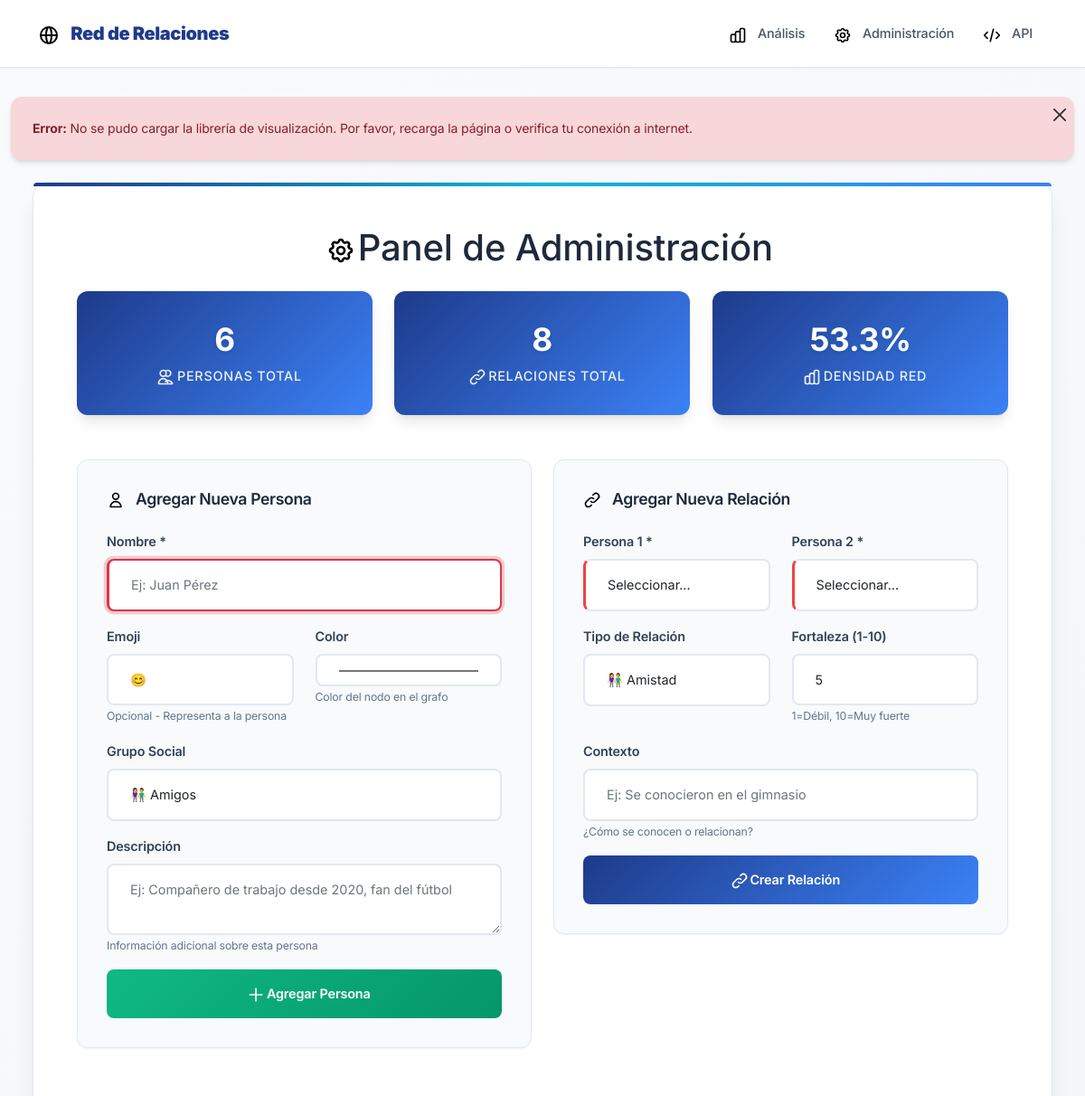
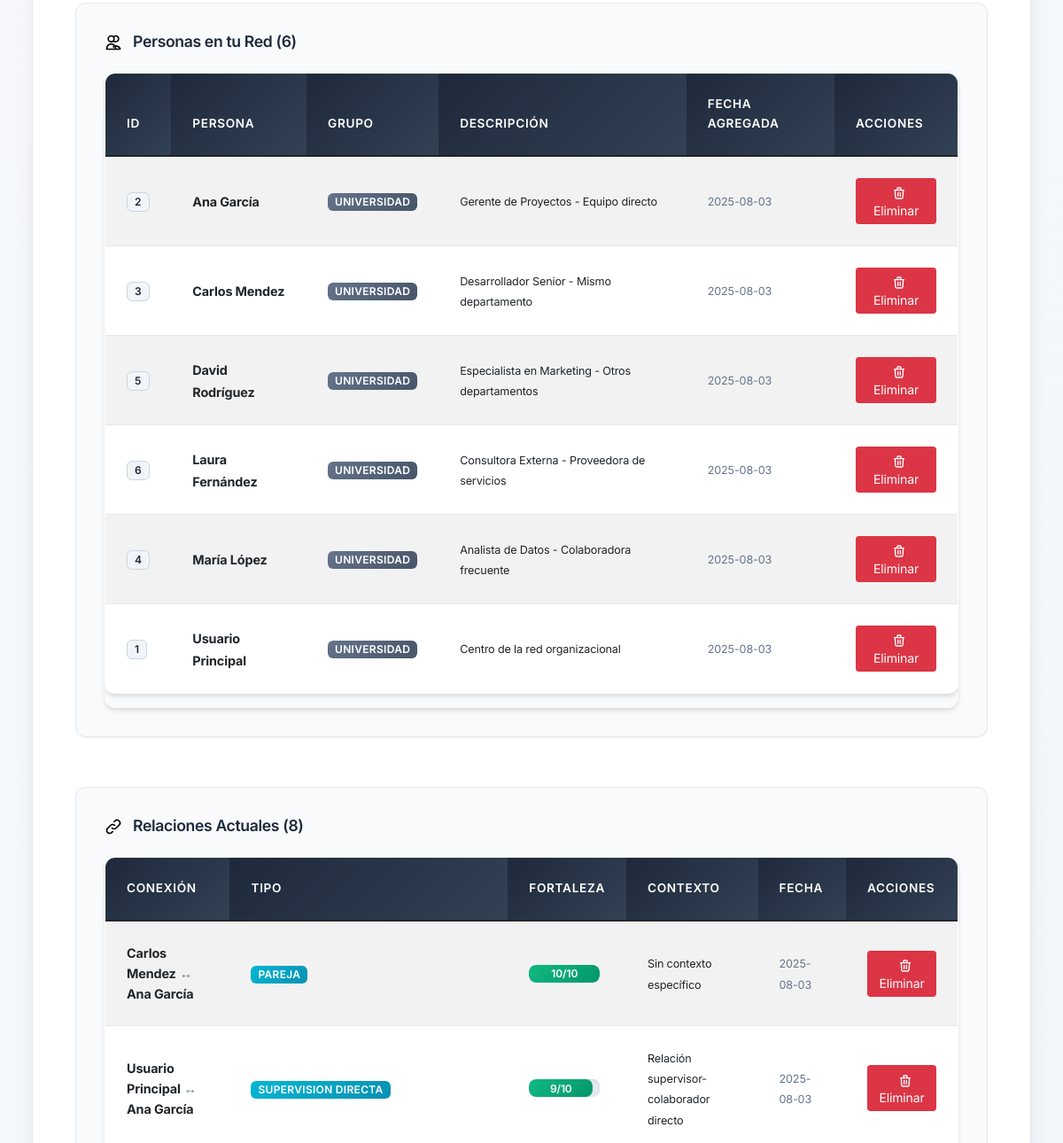
/admin (upper part), run on an earlier commit of the app's database (2 pictures, top to bottom).
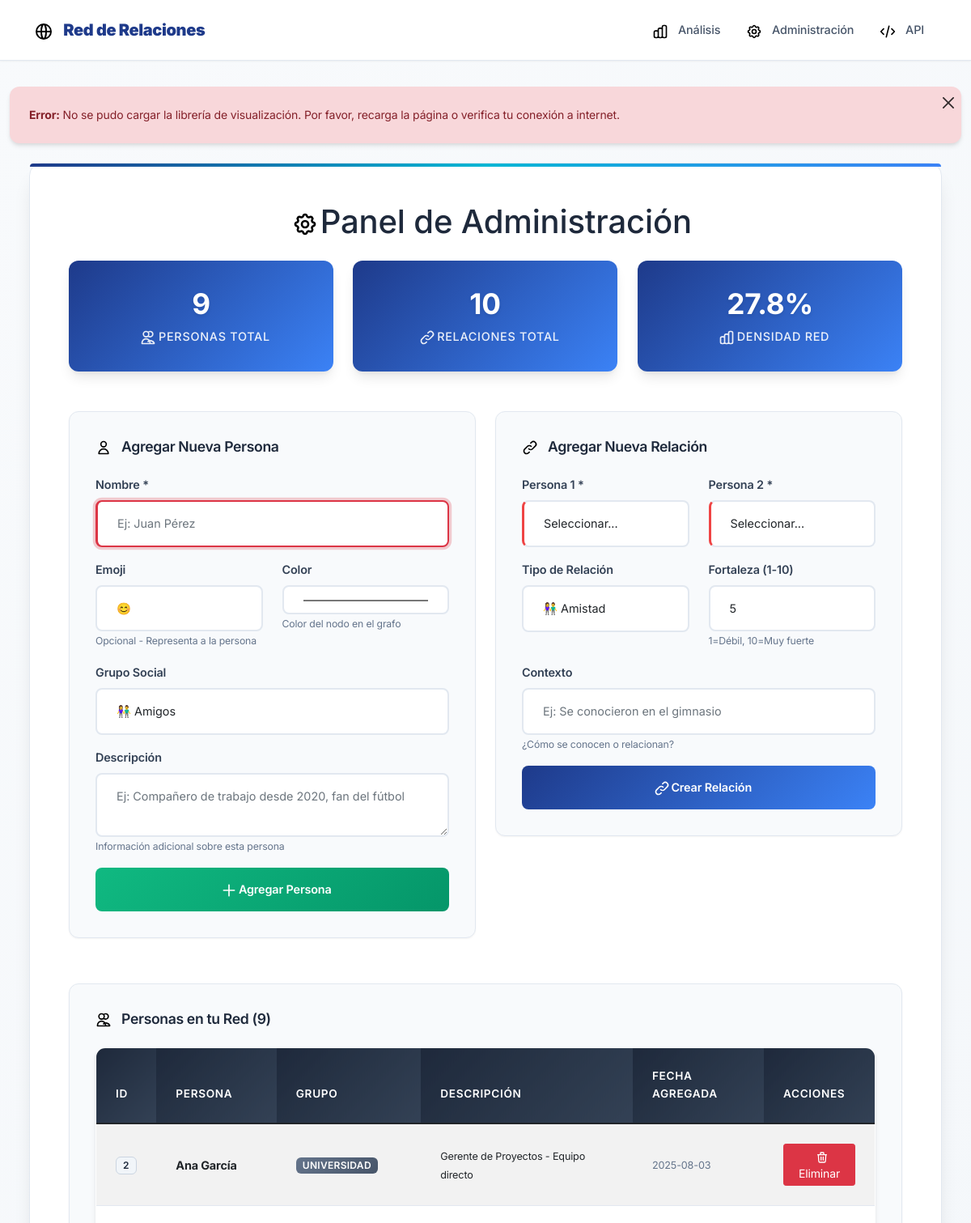
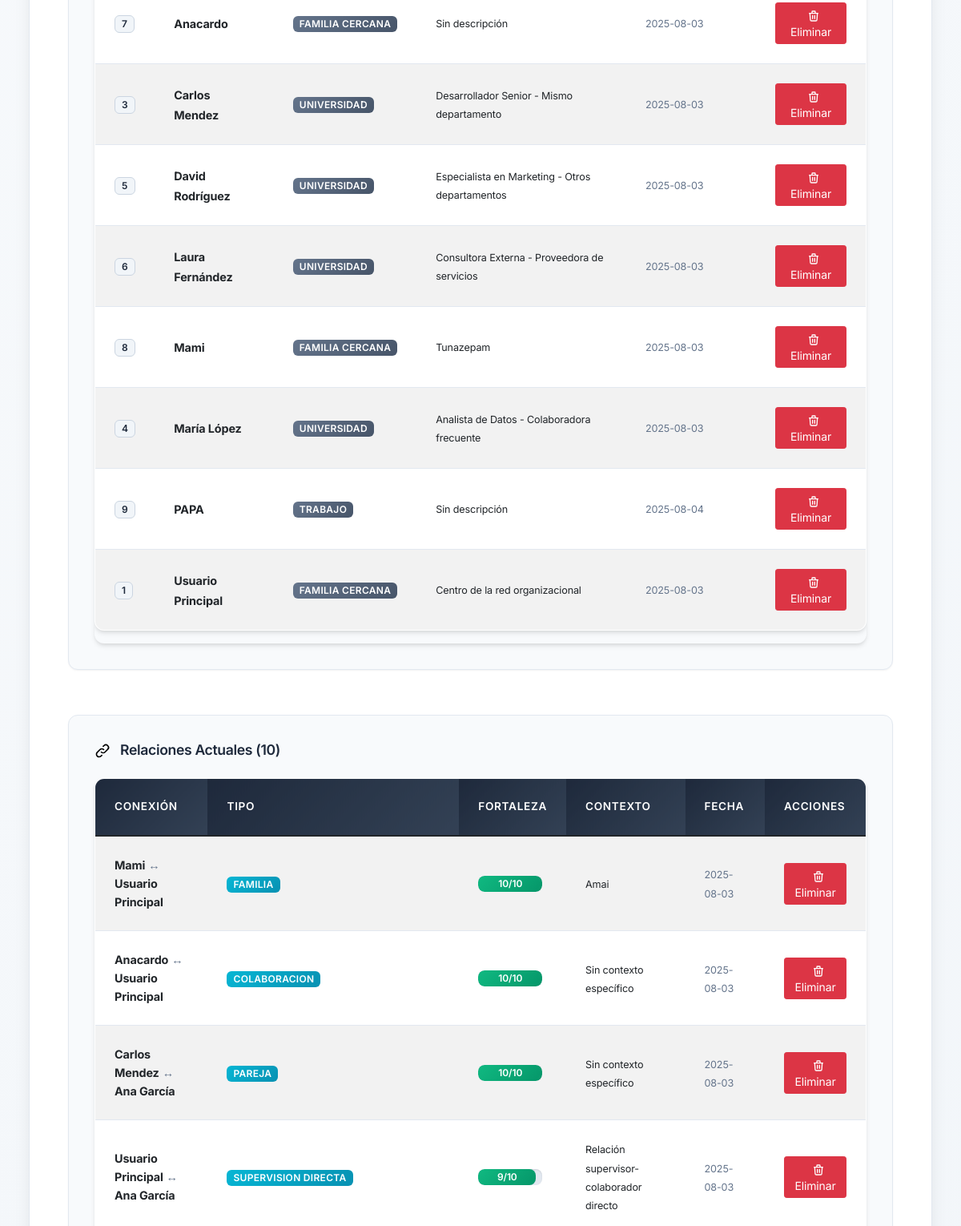
And on a later commit of the database (2 pictures, top to bottom).
### tables this page shows
CREATE TABLE personas (
            id INTEGER PRIMARY KEY AUTOINCREMENT,
            nombre TEXT NOT NULL UNIQUE,
            icono TEXT DEFAULT 'user',
            grupo TEXT DEFAULT 'contactos',
            color TEXT DEFAULT '#3b82f6',
            descripcion TEXT,
            fecha_creacion TIMESTAMP DEFAULT CURRENT_TIMESTAMP
        );

CREATE TABLE relaciones (
            id INTEGER PRIMARY KEY AUTOINCREMENT,
            persona1_id INTEGER,
            persona2_id INTEGER,
            tipo TEXT DEFAULT 'profesional',
            fortaleza INTEGER DEFAULT 5,
            contexto TEXT,
            fecha_creacion TIMESTAMP DEFAULT CURRENT_TIMESTAMP,
            FOREIGN KEY (persona1_id) REFERENCES personas (id),
            FOREIGN KEY (persona2_id) REFERENCES personas (id),
            UNIQUE(persona1_id, persona2_id)
        );

### mi_red_social/app.py (the view)
@app.route('/admin')
def admin():
    conn = get_db_connection()
    personas = conn.execute('SELECT * FROM personas ORDER BY nombre').fetchall()
    relaciones = conn.execute('''
        SELECT r.*, p1.nombre as persona1_nombre, p2.nombre as persona2_nombre
        FROM relaciones r
        JOIN personas p1 ON r.persona1_id = p1.id
        JOIN personas p2 ON r.persona2_id = p2.id
        ORDER BY r.fecha_creacion DESC
    ''').fetchall()
    conn.close()
    return render_template('admin.html', personas=personas, relaciones=relaciones)

### mi_red_social/app.py (called while the page is built)
def get_db_connection():
    conn = sqlite3.connect(DATABASE)
    conn.row_factory = sqlite3.Row
    return conn

### mi_red_social/templates/admin.html (shortened to what this page needs)
{% extends "base.html" %}
{% block content %}
<div class="main-container">
    <h1 class="text-center mb-4">
        <i class="icon icon-settings icon-xl"></i>
        Panel de Administración
    </h1>
    <div class="row mb-4">
        <div class="col-md-4">
            <div class="stats-card">
                <h3>{{ personas|length }}</h3>
                <p class="mb-0">
                    <i class="icon icon-users icon-white"></i>
                    Personas Total
                </p>
            </div>
        </div>
        <div class="col-md-4">
            <div class="stats-card">
                <h3>{{ relaciones|length }}</h3>
                <p class="mb-0">
                    <i class="icon icon-connections icon-white"></i>
                    Relaciones Total
                </p>
            </div>
        </div>
        <div class="col-md-4">
            <div class="stats-card">
                <h3>{{ ((relaciones|length / ((personas|length * (personas|length - 1)) / 2)) * 100)|round(1) if personas|length > 1 else 0 }}%</h3>
                <p class="mb-0">
                    <i class="icon icon-chart icon-white"></i>
                    Densidad Red
                </p>
            </div>
        </div>
    </div>
    <div class="row">
        <div class="col-md-6">
            <div class="admin-panel">
                <h4>
                    <i class="icon icon-user"></i>
                    Agregar Nueva Persona
                </h4>
                <form method="POST" action="{{ url_for('agregar_persona') }}">
                    <div class="mb-3">
                        <label class="form-label">Nombre *</label>
                        <input type="text" class="form-control" name="nombre" required placeholder="Ej: Juan Pérez">
                    </div>
                    <div class="row">
                        <div class="col-md-6">
                            <label class="form-label">Emoji</label>
                            <input type="text" class="form-control" name="emoji" placeholder="😊" maxlength="2">
                            <small class="text-muted">Opcional - Representa a la persona</small>
                        </div>
                        <div class="col-md-6">
                            <label class="form-label">Color</label>
                            <input type="color" class="form-control" name="color" value="#4ecdc4">
                            <small class="text-muted">Color del nodo en el grafo</small>
                        </div>
                    </div>
                    <div class="mb-3 mt-3">
                        <label class="form-label">Grupo Social</label>
                        <select class="form-control" name="grupo">
                            <option value="amigos">👫 Amigos</option>
                        </select>
                    </div>
                    <div class="mb-3">
                        <label class="form-label">Descripción</label>
                        <textarea class="form-control" name="descripcion" rows="2" placeholder="Ej: Compañero de trabajo desde 2020, fan del fútbol"></textarea>
                        <small class="text-muted">Información adicional sobre esta persona</small>
                    </div>
                    <button type="submit" class="btn btn-success btn-custom w-100">
                        <i class="icon icon-plus icon-white"></i>
                        Agregar Persona
                    </button>
                </form>
            </div>
        </div>
        <div class="col-md-6">
            <div class="admin-panel">
                <h4>
                    <i class="icon icon-link"></i>
                    Agregar Nueva Relación
                </h4>
                <form method="POST" action="{{ url_for('agregar_relacion') }}">
                    <div class="row">
                        <div class="col-md-6">
                            <label class="form-label">Persona 1 *</label>
                            <select class="form-control" name="persona1_id" required>
                                <option value="">Seleccionar...</option>
                            </select>
                        </div>
                        <div class="col-md-6">
                            <label class="form-label">Persona 2 *</label>
                            <select class="form-control" name="persona2_id" required>
                                <option value="">Seleccionar...</option>
                            </select>
                        </div>
                    </div>
                    <div class="row mt-3">
                        <div class="col-md-6">
                            <label class="form-label">Tipo de Relación</label>
                            <select class="form-control" name="tipo">
                                <option value="amistad">👫 Amistad</option>
                            </select>
                        </div>
                        <div class="col-md-6">
                            <label class="form-label">Fortaleza (1-10)</label>
                            <input type="number" class="form-control" name="fortaleza" min="1" max="10" value="5">
                            <small class="text-muted">1=Débil, 10=Muy fuerte</small>
                        </div>
                    </div>
                    <div class="mb-3 mt-3">
                        <label class="form-label">Contexto</label>
                        <input type="text" class="form-control" name="contexto" placeholder="Ej: Se conocieron en el gimnasio">
                        <small class="text-muted">¿Cómo se conocen o relacionan?</small>
                    </div>
                    <button type="submit" class="btn btn-primary btn-custom w-100">
                        <i class="icon icon-link icon-white"></i>
                        Crear Relación
                    </button>
                </form>
            </div>
        </div>
    </div>
    <div class="row mt-4">
        <div class="col-12">
            <div class="admin-panel">
                <h4>
                    <i class="icon icon-users"></i>
                    Personas en tu Red ({{ personas|length }})
                </h4>
                <div class="table-responsive">
                    <table class="table table-striped table-hover">
                        <thead class="table-dark">
                            <tr>
                                <th>ID</th>
                                <th>Persona</th>
                                <th>Grupo</th>
                                <th>Descripción</th>
                                <th>Fecha Agregada</th>
                                <th>Acciones</th>
                            </tr>
                        </thead>
                        <tbody>
                            {% for persona in personas %}
                            <tr>
                                <td><span class="badge bg-light text-dark">{{ persona.id }}</span></td>
                                <td>
                                    <strong>{{ persona.nombre }}</strong>
                                </td>
                                <td>
                                    <span class="badge bg-secondary">{{ persona.grupo.replace('_', ' ').title() }}</span>
                                </td>
                                <td>
                                    <small>{{ persona.descripcion or 'Sin descripción' }}</small>
                                </td>
                                <td>
                                    <small class="text-muted">{{ persona.fecha_creacion[:10] if persona.fecha_creacion else 'N/A' }}</small>
                                </td>
                                <td>
                                    {% if persona.nombre != 'Tú' %}
                                    <a href="{{ url_for('eliminar_persona', persona_id=persona.id) }}"
                                       class="btn btn-sm btn-danger"
                                       onclick="return confirm('¿Estás seguro de eliminar a {{ persona.nombre }}? Se eliminarán también todas sus relaciones.')">
                                       <i class="icon icon-trash icon-white icon-sm"></i>
                                       Eliminar
                                    </a>
                                    {% else %}
                                    <span class="badge bg-warning text-dark">
                                        <i class="icon icon-crown icon-sm"></i>
                                        Centro de la Red
                                    </span>
                                    {% endif %}
                                </td>
                            </tr>
                            {% endfor %}
                        </tbody>
                    </table>
                </div>
            </div>
        </div>
    </div>
    <div class="row mt-4">
        <div class="col-12">
            <div class="admin-panel">
                <h4>
                    <i class="icon icon-connections"></i>
                    Relaciones Actuales ({{ relaciones|length }})
                </h4>
                <div class="table-responsive">
                    <table class="table table-striped table-hover">
                        <thead class="table-dark">
                            <tr>
                                <th>Conexión</th>
                                <th>Tipo</th>
                                <th>Fortaleza</th>
                                <th>Contexto</th>
                                <th>Fecha</th>
                                <th>Acciones</th>
                            </tr>
                        </thead>
                        <tbody>
                            {% for relacion in relaciones %}
                            <tr>
                                <td>
                                    <strong>{{ relacion.persona1_nombre }}</strong>
                                    <span class="text-muted">↔</span>
                                    <strong>{{ relacion.persona2_nombre }}</strong>
                                </td>
                                <td>
                                    <span class="badge bg-info">{{ relacion.tipo.replace('_', ' ').title() }}</span>
                                </td>
                                <td>
                                    <div class="progress" style="height: 20px; width: 80px;">
                                        <div class="progress-bar{% if relacion.fortaleza >= 8 %} bg-success{% elif relacion.fortaleza >= 6 %} bg-warning{% elif relacion.fortaleza >= 4 %} bg-info{% else %} bg-secondary{% endif %}" style="width: {{ relacion.fortaleza * 10 }}%;">
                                            {{ relacion.fortaleza }}/10
                                        </div>
                                    </div>
                                </td>
                                <td>
                                    <small>{{ relacion.contexto or 'Sin contexto específico' }}</small>
                                </td>
                                <td>
                                    <small class="text-muted">{{ relacion.fecha_creacion[:10] if relacion.fecha_creacion else 'N/A' }}</small>
                                </td>
                                <td>
                                    <a href="{{ url_for('eliminar_relacion', relacion_id=relacion.id) }}"
                                       class="btn btn-sm btn-danger"
                                       onclick="return confirm('¿Eliminar la relación entre {{ relacion.persona1_nombre }} y {{ relacion.persona2_nombre }}?')">
                                       <i class="icon icon-trash icon-white icon-sm"></i>
                                       Eliminar
                                    </a>
                                </td>
                            </tr>
                            {% endfor %}
                        </tbody>
                    </table>
                </div>
            </div>
        </div>
    </div>
</div>
{% endblock %}

### mi_red_social/templates/base.html (shortened to what this page needs)
<!DOCTYPE html>
<html lang="es">
<head>
    <link href="https://cdn.jsdelivr.net/npm/bootstrap@5.1.3/dist/css/bootstrap.min.css" rel="stylesheet">
    <link rel="stylesheet" type="text/css" href="https://unpkg.com/vis-network/standalone/umd/vis-network.min.css" />
    <link rel="stylesheet" type="text/css" href="{{ url_for('static', filename='css/base.css') }}">
    <link rel="stylesheet" type="text/css" href="{{ url_for('static', filename='css/index.css') }}">
    <link rel="stylesheet" type="text/css" href="{{ url_for('static', filename='css/group-controls.css') }}">
    <link rel="stylesheet" type="text/css" href="{{ url_for('static', filename='css/accessibility.css') }}">
</head>
<body>
    <nav class="navbar navbar-expand-lg navbar-light navbar-custom" role="navigation" aria-label="Navegación principal">
        <div class="container">
            <a class="navbar-brand" href="{{ url_for('index') }}" aria-label="Ir a la página principal">
                <i class="icon icon-network icon-lg" aria-hidden="true"></i>
                <strong>Red de Relaciones</strong>
            </a>
            <div class="navbar-nav ms-auto">
                <a class="nav-link" href="{{ url_for('index') }}" aria-label="Ir al análisis de red">
                    <i class="icon icon-chart" aria-hidden="true"></i>
                    Análisis
                </a>
                <a class="nav-link" href="{{ url_for('admin') }}" aria-label="Ir a la administración">
                    <i class="icon icon-settings" aria-hidden="true"></i>
                    Administración
                </a>
                <a class="nav-link" href="/api/grafo" target="_blank" aria-label="Abrir API en nueva ventana">
                    <i class="icon icon-code" aria-hidden="true"></i>
                    API
                </a>
            </div>
        </div>
    </nav>
    <div class="container-fluid">
        <main id="main-content" tabindex="-1">
            {% block content %}{% endblock %}
        </main>
    </div>
</body>
</html>

### mi_red_social/static/css/index.css (style rules this page uses)
html, body { overflow-x: hidden !important; max-width: 100vw !important; box-sizing: border-box !important; }
*, *::before, *::after { box-sizing: border-box !important; }
body { width: 100% !important; margin: 0 !important; padding: 0 !important; }

### mi_red_social/static/css/accessibility.css (style rules this page uses)
.icon { aria-hidden: true; }
.text-muted { color: #64748b !important; }
.badge.bg-light { color: #1e293b !important; background-color: #f1f5f9 !important; }
.form-control:required { border-left: 3px solid #ef4444; }
.table th { font-weight: 600; }
.table-responsive { overflow-x: auto; -webkit-overflow-scrolling: touch; }

What changed in the data, as far as the page shows it:
added personas: id "7", nombre "Anacardo", grupo.replace "FAMILIA CERCANA", descripcion "Sin descripción", fecha_creacion "2025-08-03"
added personas: id "8", nombre "Mami", grupo.replace "FAMILIA CERCANA", descripcion "Tunazepam", fecha_creacion "2025-08-03"
added personas: id "9", nombre "PAPA", grupo.replace "TRABAJO", descripcion "Sin descripción", fecha_creacion "2025-08-04"
changed personas "Usuario Principal": grupo.replace "UNIVERSIDAD" → "FAMILIA CERCANA"
added relaciones: persona1_nombre "Mami", persona2_nombre "Usuario Principal", tipo.replace "FAMILIA", fortaleza "10", contexto "Amai", fecha_creacion "2025-08-03"
added relaciones: persona1_nombre "Anacardo", persona2_nombre "Usuario Principal", tipo.replace "COLABORACION", fortaleza "10", contexto "Sin contexto específico", fecha_creacion "2025-08-03"
Also different on the page:
{{ personas|length }}: "6" → "9"
{{ relaciones|length }}: "8" → "10"
text no longer shown: "53.3"
text now shown: "27.8"
